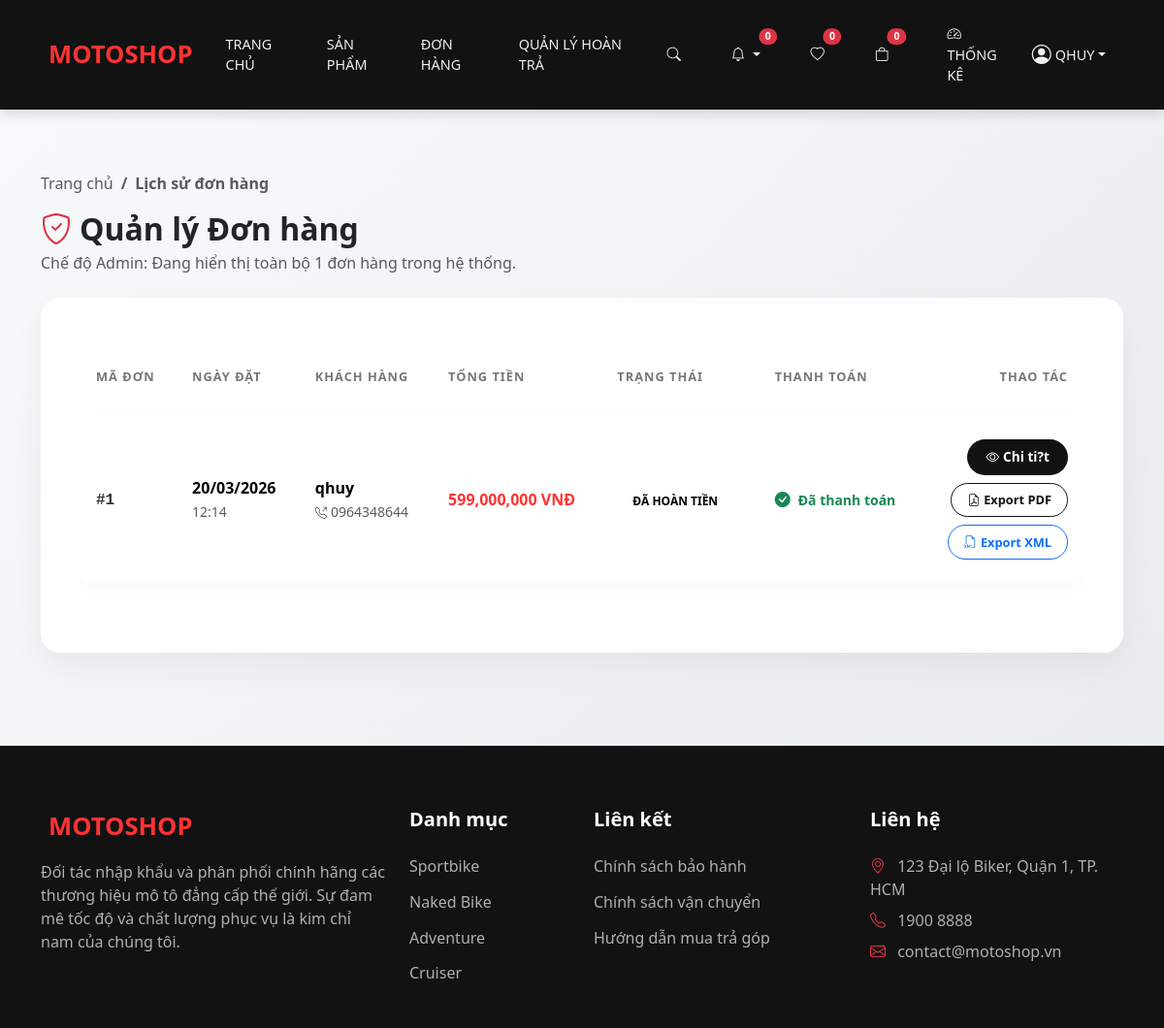
Page /shops/order-history/ (signed in) on the earlier database version.
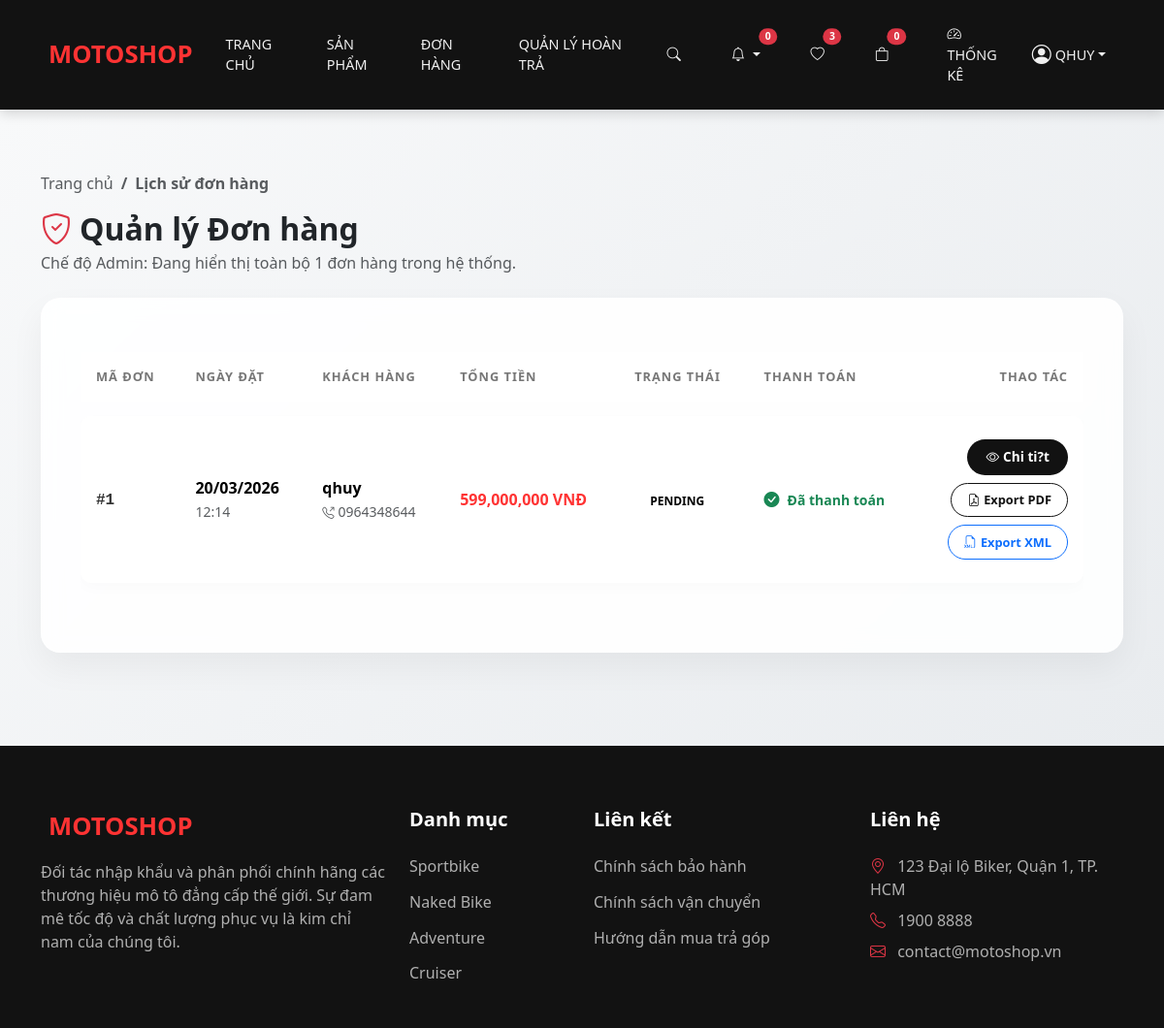
Same page on the later database version.
### shops/models.py (models this page shows, shortened)
class Order(models.Model):
    PAYMENT_TYPE_CHOICES = [
        ('deposit', 'Deposit 10%'),
        ('full', 'Full Payment'),
        ('showroom', 'Pay at Showroom'),
        ('bank_transfer', 'Bank Transfer'),
    ]
    PAYMENT_STATUS_CHOICES = [
        ('unpaid', 'Unpaid'),
        ('partial', 'Partial'),
        ('paid', 'Paid'),
        ('pending_confirmation', 'Pending Confirmation'),
    ]
    STATUS_CHOICES = [
        ('pending', 'Pending'),
        ('confirmed', 'Confirmed'),
        ('processing', 'Processing'),
        ('completed', 'Completed'),
        ('cancelled', 'Cancelled'),
        ('return_requested', 'Return Requested'),
        ('returned', 'Returned'),
        ('refunded', 'Refunded'),
    ]
    user = models.ForeignKey(
        'auth.User',
        null=True,
        blank=True,
        on_delete=models.SET_NULL,
        related_name='orders'
    )
    full_name = models.CharField(max_length=255)
    phone = models.CharField(max_length=20)
    email = models.EmailField()
    address = models.TextField()
    city = models.CharField(max_length=100)
    payment_type = models.CharField(max_length=20, choices=PAYMENT_TYPE_CHOICES)
    payment_status = models.CharField(max_length=30, choices=PAYMENT_STATUS_CHOICES, default='unpaid')
    total_price = models.DecimalField(max_digits=12, decimal_places=0)
    deposit_amount = models.DecimalField(max_digits=12, decimal_places=0, default=0)
    remaining_amount = models.DecimalField(max_digits=12, decimal_places=0, default=0)
    status = models.CharField(max_length=20, choices=STATUS_CHOICES, default='pending')
    created_at = models.DateTimeField(auto_now_add=True)
    voucher = models.ForeignKey(Voucher, null=True, blank=True, on_delete=models.SET_NULL)
    class Meta:
        ordering = ['-created_at']
        verbose_name = 'order'
        verbose_name_plural = 'orders'

### shops/views.py (the view)
# urls.py: path('order-history/', views.order_history, name='order_history'),
@login_required
def order_history(request):
    if request.user.is_staff:
        orders = Order.objects.all().order_by('-created_at')
    else:
        orders = Order.objects.filter(user=request.user).order_by('-created_at')
    return render(request, 'shops/order_history.html', {'orders': orders})

### shops/context_processors.py (called while the page is built)
def cart_count(request):
    return {'cart_count': 0}

def notification_context(request):
    if request.user.is_authenticated:
        from .models import Notification
        unread_count = Notification.objects.filter(user=request.user, is_read=False).count()
        return {'unread_notification_count': unread_count}
    return {'unread_notification_count': 0}

def wishlist_context(request):
    if request.user.is_authenticated:
        from .models import Wishlist
        qs = Wishlist.objects.filter(user=request.user)
        return {
            'wishlist_product_ids': list(qs.values_list('product_id', flat=True)),
            'wishlist_count': qs.count(),
        }
    return {
        'wishlist_product_ids': [],
        'wishlist_count': 0,
    }

### shops/templates/shops/order_history.html (shortened to what the changed rows need)
{% extends 'shops/base.html' %}
{% load humanize %}
{% block content %}
<div class="order-history-container">
    <div class="container">
        <div class="row mb-4">
            <div class="col-12">
                <div class="d-flex justify-content-between align-items-end">
                    <div>
                        <h2 class="fw-bold mb-1">
                            {% if user.is_staff %}
                                <i class="bi bi-shield-check text-danger me-2"></i>Quản lý Đơn hàng
                            {% else %}
                                <i class="bi bi-clock-history text-danger me-2"></i>Lịch sử Đặt hàng
                            {% endif %}
                        </h2>
                    </div>
                </div>
            </div>
        </div>
        <div class="glass-card">
            {% if orders %}
                <div class="table-responsive">
                    <table class="table table-custom">
                        <thead>
                            <tr>
                                <th>Mã đơn</th>
                                <th>Ngày đặt</th>
                                {% if user.is_staff %}<th>Khách hàng</th>{% endif %}
                                <th>Tổng tiền</th>
                                <th>Trạng thái</th>
                                <th>Thanh toán</th>
                                <th class="text-end">Thao tác</th>
                            </tr>
                        </thead>
                        <tbody>
                            {% for order in orders %}
                                <tr>
                                    <td><span class="order-id">#{{ order.id }}</span></td>
                                    <td>
                                        <div class="fw-bold">{{ order.created_at|date:"d/m/Y" }}</div>
                                        <small class="text-muted">{{ order.created_at|date:"H:i" }}</small>
                                    </td>
                                    {% if user.is_staff %}
                                        <td>
                                            <div class="fw-bold">{{ order.full_name }}</div>
                                            <small class="text-muted"><i class="bi bi-telephone-outbound small me-1"></i>{{ order.phone }}</small>
                                        </td>
                                    {% endif %}
                                    <td><span class="price-text">{{ order.total_price|intcomma }} VNĐ</span></td>
                                    <td>
                                        <span class="status-badge status-{{ order.status }}">
                                            {% if order.status == 'pending' %}Chờ xử lý
                                            {% elif order.status == 'confirmed' %}Đã xác nhận
                                            {% elif order.status == 'processing' %}Đang xử lý
                                            {% elif order.status == 'completed' %}Hoàn tất
                                            {% elif order.status == 'cancelled' %}Đã hủy
                                            {% elif order.status == 'return_requested' %}Yêu cầu hoàn trả
                                            {% elif order.status == 'returned' %}Đã trả hàng
                                            {% elif order.status == 'refunded' %}Đã hoàn tiền
                                            {% else %}{{ order.status }}{% endif %}
                                        </span>
                                    </td>
                                    <td>
                                        <div class="d-flex align-items-center">
                                            {% if order.payment_status == 'paid' %}
                                                <i class="bi bi-check-circle-fill text-success me-2"></i>
                                                <small class="fw-bold text-success">Đã thanh toán</small>
                                            {% elif order.payment_status == 'partial' %}
                                                <i class="bi bi-pie-chart-fill text-primary me-2"></i>
                                                <small class="fw-bold text-primary">Đã đặt cọc</small>
                                            {% elif order.payment_status == 'pending_confirmation' %}
                                                <i class="bi bi-hourglass-split text-warning me-2"></i>
                                                <small class="fw-bold text-warning">Chờ xác nhận</small>
                                            {% else %}
                                                <i class="bi bi-exclamation-circle-fill text-danger me-2"></i>
                                                <small class="fw-bold text-danger">Chưa thanh toán</small>
                                            {% endif %}
                                        </div>
                                    </td>
                                    <td class="text-end">
                                        <div class="d-flex flex-column align-items-end gap-2">
                                            <a href="{% url 'shops:order_detail' order.id %}" class="btn-detail text-decoration-none">
                                                <i class="bi bi-eye me-1"></i>Chi ti?t
                                            </a>
                                            <a href="{% url 'shops:export_order_pdf' order.id %}" class="btn-export text-decoration-none" data-export-link>
                                                <i class="bi bi-file-earmark-pdf me-1"></i>Export PDF
                                            </a>
                                            <a href="{% url 'shops:export_invoice_xml' order.id %}" class="btn-export btn-export-xml text-decoration-none" data-export-link>
                                                <i class="bi bi-filetype-xml me-1"></i>Export XML
                                            </a>
                                        </div>
                                    </td>
                                </tr>
                            {% endfor %}
                        </tbody>
                    </table>
                </div>
            {% endif %}
        </div>
    </div>
</div>
{% endblock %}

### shops/templates/shops/base.html (shortened to what the changed rows need)
<!DOCTYPE html>
<html lang="vi">
<head>
    <link href="https://cdn.jsdelivr.net/npm/bootstrap@5.3.2/dist/css/bootstrap.min.css" rel="stylesheet">
    <link href="https://cdn.jsdelivr.net/npm/bootstrap-icons@1.11.1/font/bootstrap-icons.css" rel="stylesheet">
</head>
<body>
    <nav class="navbar navbar-expand-lg sticky-top">
        <div class="container">
            <div class="collapse navbar-collapse" id="navbarNav">
                <ul class="navbar-nav align-items-center">
                    {% if user.is_authenticated %}
                    <li class="nav-item me-3">
                        <a class="nav-link text-white position-relative" href="{% url 'shops:wishlist_view' %}">
                            <i class="bi bi-heart"></i>
                            <span id="wishlistCountBadge" class="position-absolute top-0 start-100 translate-middle badge rounded-pill bg-danger" style="font-size: 0.65rem;">{{ wishlist_count|default:0 }}</span>
                        </a>
                    </li>
                    {% endif %}
                </ul>
            </div>
        </div>
    </nav>
    <main>
        {% block content %}{% endblock %}
    </main>
</body>
</html>

Differences in the rows shown:
changed Order "qhuy": status (not shown) → "PENDING"; no longer shows "ĐÃ HOÀN TIỀN"
Other differences:
{{ wishlist_count|default:0 }}: "0" → "3"
